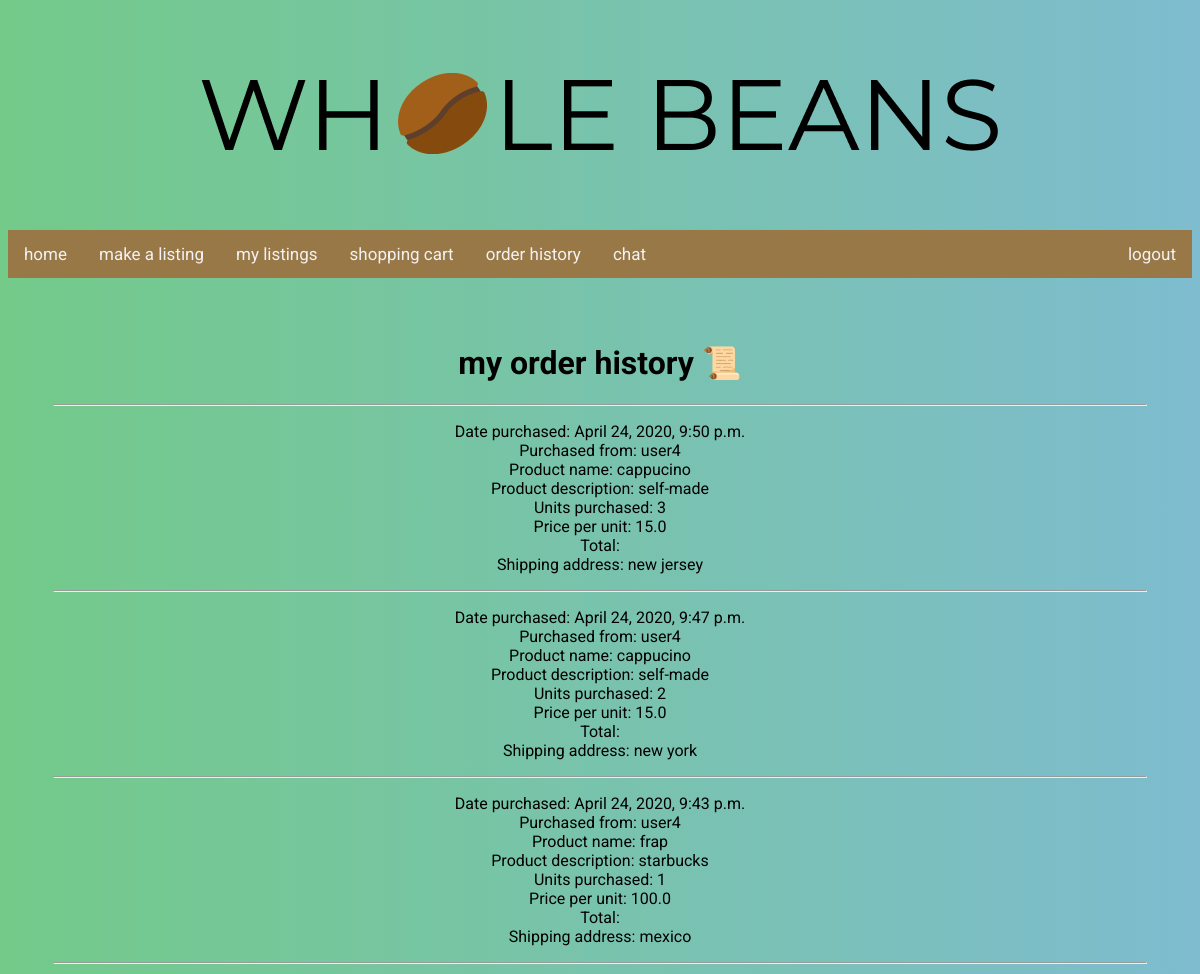
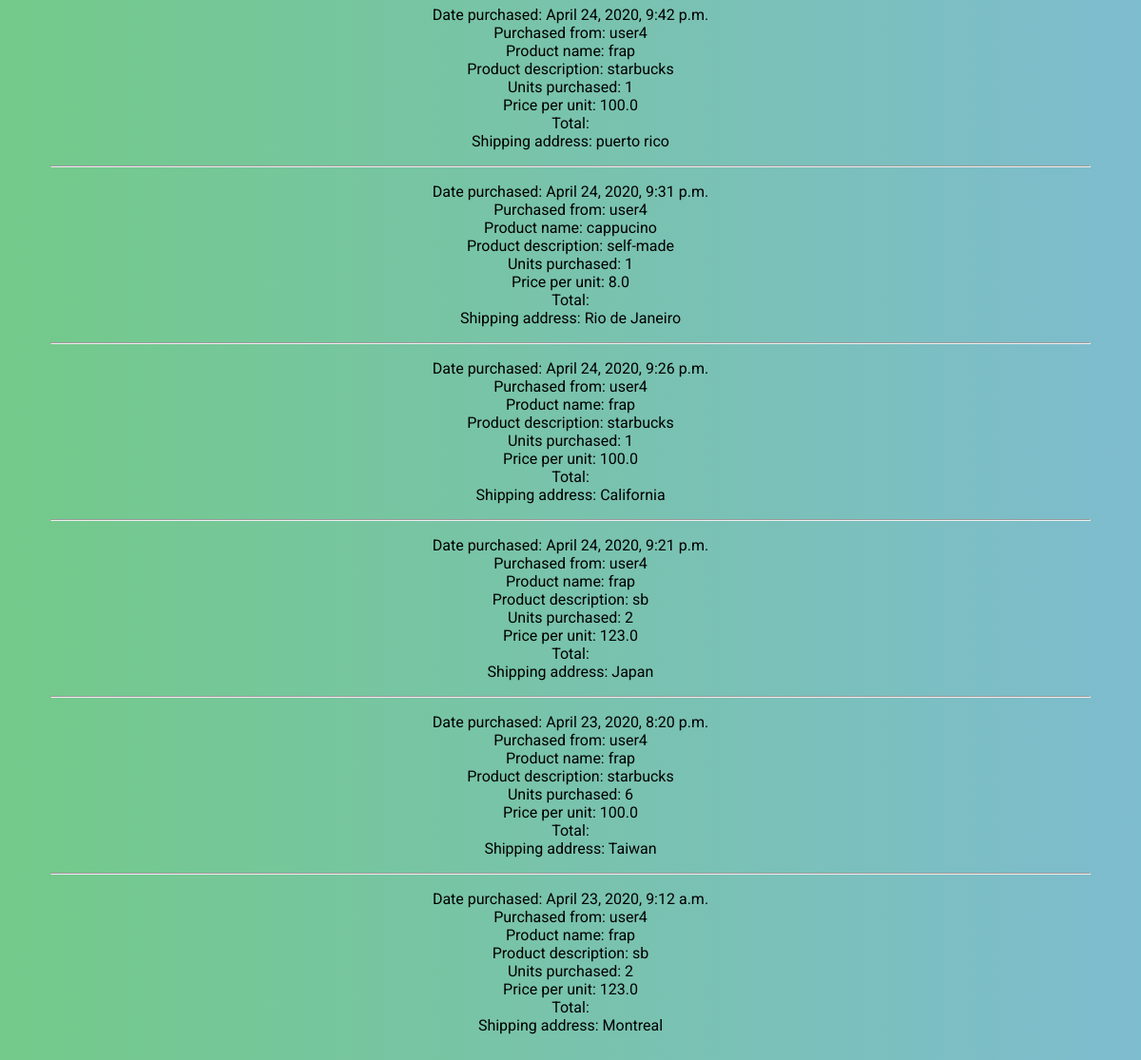
/purchaseHistory (signed in), run on the app's committed database (2 pictures, top to bottom).
### post/models.py (models this page shows, shortened)
class History(models.Model):
    owner = models.ForeignKey(User, on_delete=models.CASCADE)
    time = models.DateTimeField(auto_now_add=True)
    productName = models.CharField(max_length=100)
    productDescription = models.CharField(max_length=1000)
    productPrice = models.FloatField()
    quantity = models.IntegerField()
    address = models.CharField(max_length=1000, null=True)

### post/views.py (the view)
# urls.py: path('purchaseHistory', views.displayHistory, name='listOrderHistory'),
@login_required
def displayHistory(request):
    context = {}
    history = request.user.history_set.all()
    if not history:
        return render(request, 'post/purchaseHistory.html', context)
    else:
        history = history.order_by('-time')
        context['history'] = history
    return render(request, 'post/purchaseHistory.html', context)

### post/templates/post/purchaseHistory.html (shortened to what this page needs)
{% load static %}
<!DOCTYPE html>
{% include "post/header.html" %}
<link rel="stylesheet" type="text/css" href="{% static 'post/history.css' %}">
<div class="center">
<h1> my order history 📜 </h1>
{% if history%}
    {% for h in history %}
        <hr>
        <p>
            Date purchased: {{ h.time }} <br>
            Purchased from: {{ h.owner }} <br>
            Product name: {{ h.productName }} <br>
            Product description: {{ h.productDescription }} <br>
            Units purchased: {{ h.quantity }} <br>
            Price per unit: {{ h.productPrice }} <br>
            Total: {{ h.total }} <br>
            Shipping address: {{ h.address }} <br>
        </p>
    {% endfor %}
{% endif %}
</div>

### post/static/post/heading.css (style rules this page uses)
.center { position: relative; margin: 0 auto 10px; padding: 45px; text-align: center; display: block; }

### post/static/post/history.css (style rules this page uses)
.center { position: relative; margin: 0 auto 10px; padding: 45px; text-align: center; display: block; }

### data on the page
History: time "April 24, 2020, 9:50 p.m.", owner "user4", productName "cappucino", productDescription "self-made", quantity "3", productPrice "15.0", address "new jersey"
History: time "April 24, 2020, 9:47 p.m.", owner "user4", productName "cappucino", productDescription "self-made", quantity "2", productPrice "15.0", address "new york"
History: time "April 24, 2020, 9:43 p.m.", owner "user4", productName "frap", productDescription "starbucks", quantity "1", productPrice "100.0", address "mexico"
History: time "April 24, 2020, 9:42 p.m.", owner "user4", productName "frap", productDescription "starbucks", quantity "1", productPrice "100.0", address "puerto rico"
History: time "April 24, 2020, 9:31 p.m.", owner "user4", productName "cappucino", productDescription "self-made", quantity "1", productPrice "8.0", address "Rio de Janeiro"
History: time "April 24, 2020, 9:26 p.m.", owner "user4", productName "frap", productDescription "starbucks", quantity "1", productPrice "100.0", address "California"
History: time "April 24, 2020, 9:21 p.m.", owner "user4", productName "frap", productDescription "sb", quantity "2", productPrice "123.0", address "Japan"
History: time "April 23, 2020, 8:20 p.m.", owner "user4", productName "frap", productDescription "starbucks", quantity "6", productPrice "100.0", address "Taiwan"
History: time "April 23, 2020, 9:12 a.m.", owner "user4", productName "frap", productDescription "sb", quantity "2", productPrice "123.0", address "Montreal"
